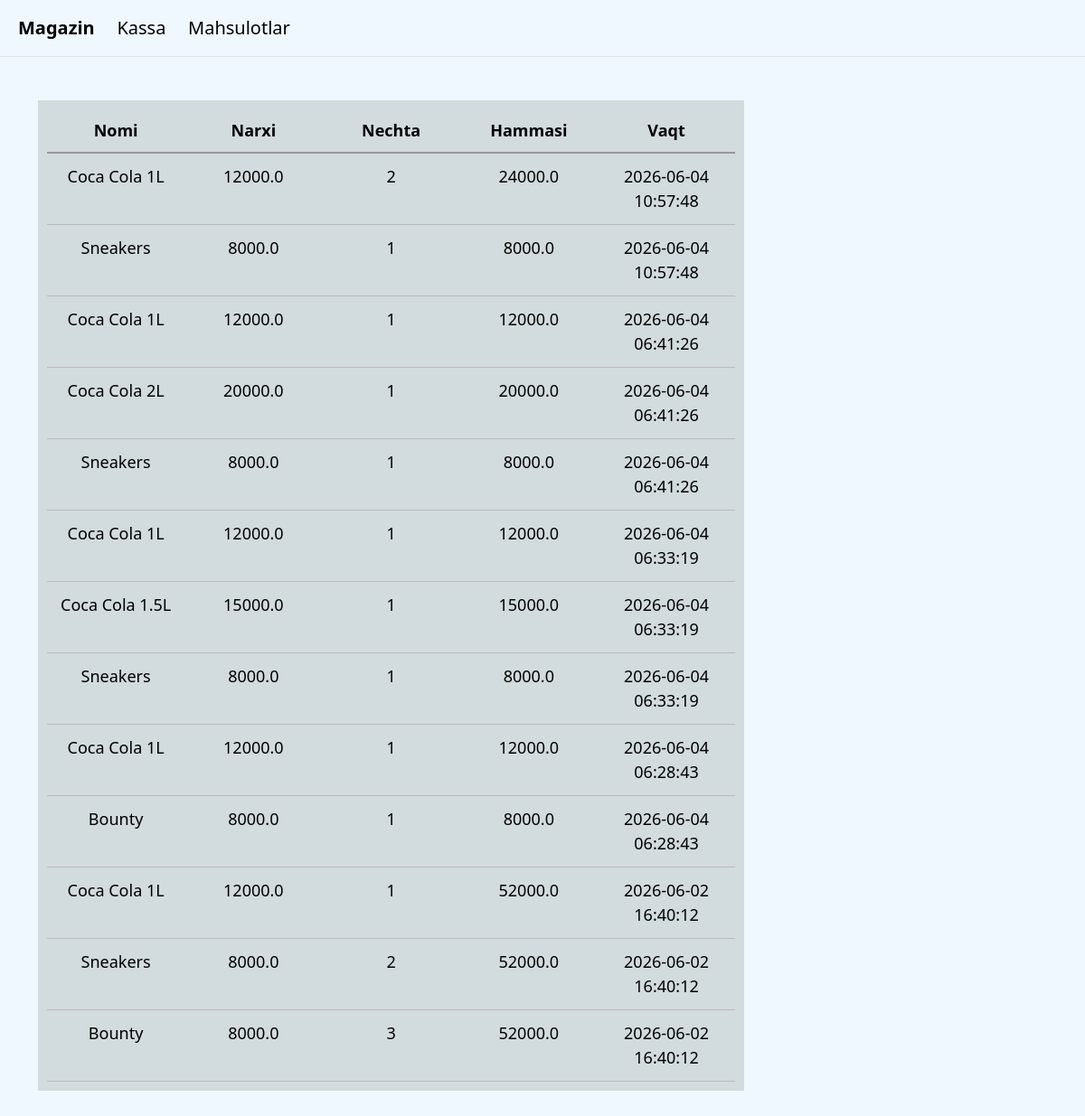
Before: /sales with the older database file.
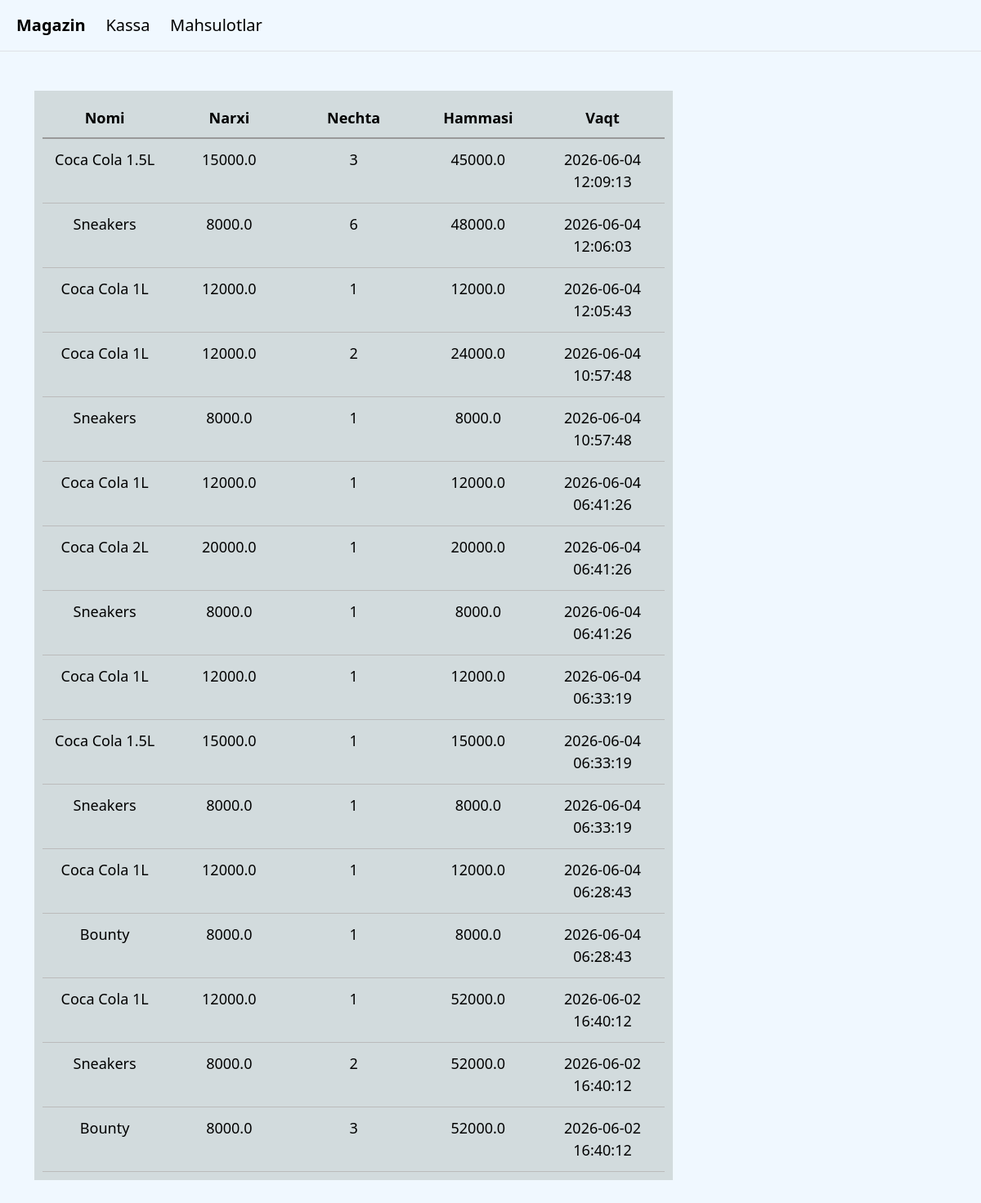
After: the same page with the newer database file.
### tables this page shows
CREATE TABLE sales(
    id INTEGER PRIMARY KEY AUTOINCREMENT,
    product_name INTEGER NOT NULL,
    price REAL NOT NULL,
    quantity INTEGER NOT NULL,
    total REAL NOT NULL,
    sale_date TIMESTAMP DEFAULT CURRENT_TIMESTAMP
);

### app.py (the view)
@app.route("/sales")
def sales():
    conn = sqlite3.connect("store.db")
    conn.row_factory = sqlite3.Row
    cursor = conn.cursor()
    sales = cursor.execute("SELECT product_name, price, quantity, total, datetime(sale_date, 'localtime') as sale_date FROM sales ORDER BY sale_date DESC").fetchall()
    conn.close()
    return render_template("sales.html",sales = sales)

### templates/sales.html (shortened to what this page needs)
{% extends "layout.html" %}
{% block main %}
<div class="sales-container">
    <div class="sales-header">
        <span>Nomi</span>
        <span>Narxi</span>
        <span>Nechta</span>
        <span>Hammasi</span>
        <span>Vaqt</span>
    </div>
    {% for sale in sales %}
    <div class="sale-item">
        <span>{{sale.product_name}}</span>
        <span>{{sale.price}}</span>
        <span>{{sale.quantity}}</span>
        <span>{{sale.total}}</span>
        <span>{{sale.sale_date}}</span>
    </div>
    {% endfor %}
</div>
{% endblock %}

### templates/layout.html (shortened to what this page needs)
<!DOCTYPE html>
<html lang="en">
<head>
    <link href="https://cdn.jsdelivr.net/npm/bootstrap@5.3.8/dist/css/bootstrap.min.css" rel="stylesheet">
    <link rel="stylesheet" href="/static/styles.css">
</head>
<body>
    <header class="py-3 border-bottom flex">
        <a class="home" href="/">Magazin</a>
        <a href="/checkout">Kassa</a>
        <a href="/products">Mahsulotlar</a>
    </header>
    <main class="container py-5 text-center">
        {% block main %}{% endblock %}
    </main>
</body>
</html>

### static/styles.css (style rules this page uses)
body { background-color: aliceblue; color: black; font-size: large; }
header { padding: 20px; }
header a { font-size: x-large; text-decoration: none; color: black; font-size: 20px; margin-right: 20px; }
.home { font-weight: 600; }
a { text-decoration: none; }
.sales-container, .products-container { background-color:#d2dbdd; height: auto; width: 70%; display: flex; flex-direction: column; padding: 10px; }
.sales-header, .product-header { display: flex; justify-content: space-between; font-weight: bold; padding: 10px 0; border-bottom: 2px solid #999; }
.sale-item, .product-item { display: flex; justify-content: space-between; padding: 12px 0; border-bottom: 1px solid #bbb; }
.sales-container span, .products-container span { width: 20%; text-align: center; }

Changed rows visible on the page:
added sales: product_name "Coca Cola 1.5L", price "15000.0", quantity "3", total "45000.0", sale_date "2026-06-04 12:09:13"
added sales: product_name "Sneakers", price "8000.0", quantity "6", total "48000.0", sale_date "2026-06-04 12:06:03"
added sales: product_name "Coca Cola 1L", price "12000.0", quantity "1", total "12000.0", sale_date "2026-06-04 12:05:43"
